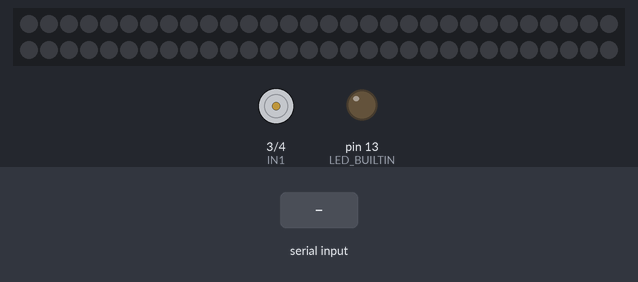
A sketch run on a simulated Arduino Uno, built with avr-gcc and run on an emulated ATmega328P. Shown: 60 RGB LEDs in strip order, left to right, continuing on the next row, motor-driver pin pairs drawn as motors (green arrow = first pin HIGH = forward, orange = second pin HIGH = backward, longer = more drive), output pins drawn as LEDs (lit = HIGH). The test bench sets the inputs (shaded band). Dim RGB values are drawn brighter than linear; what the sketch prints to the serial monitor is not drawn.

Above: at 1.2 s.
1.3 s: "4" received over Serial
At 1.45 s:
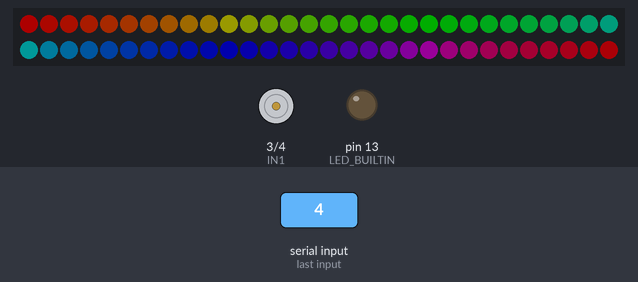
3.7 s: "1" received over Serial
At 4.8 s:
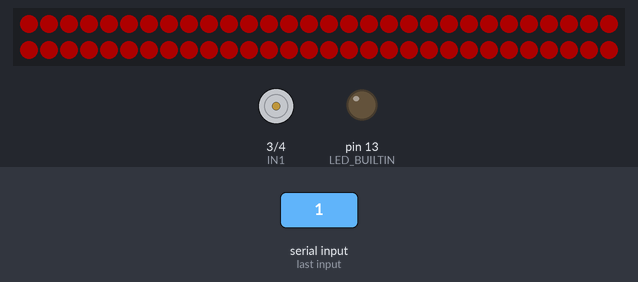
5.2 s: "2" received over Serial
At 5.5 s:
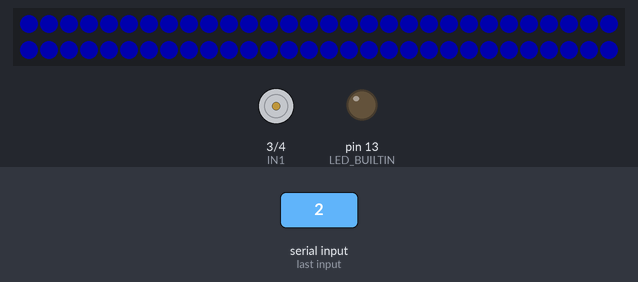
6.7 s: "3" received over Serial
At 7.8 s:
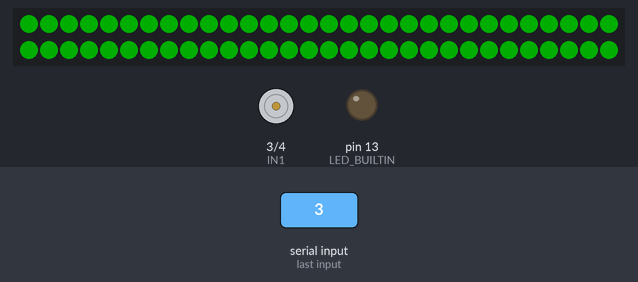
8.2 s: "8" received over Serial
At 8.9 s:
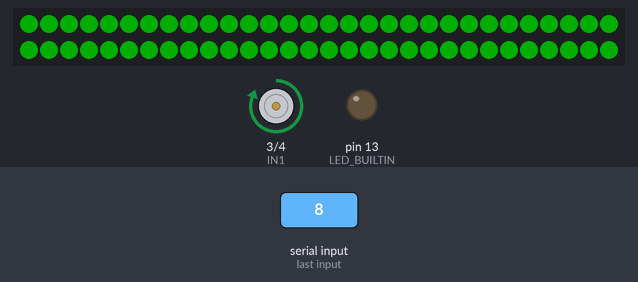
11.2 s: "9" received over Serial
At 13.5 s:
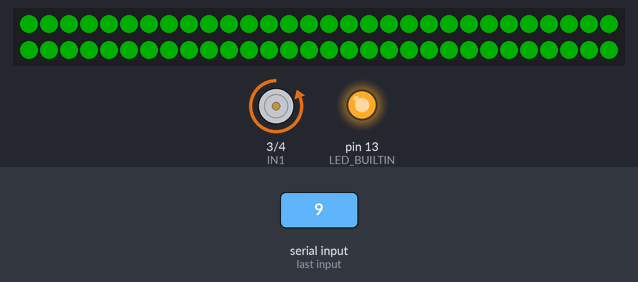
Timing chart, 0 to 15.2 s (numbered marks = the images above; inputs shaded):
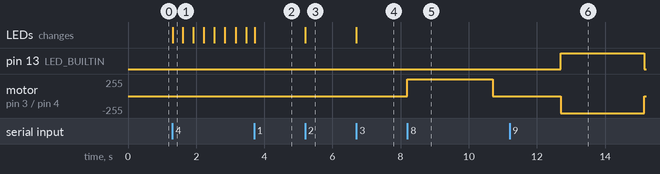

Measured:
- after the input at 1.3 s, the LEDs: change at once (image 1)
- after the input at 3.7 s, the LEDs: change at once (image 2)
- after the input at 5.2 s, the LEDs: change at once (image 3)
- after the input at 6.7 s, the LEDs: change at once (image 4)
- after the input at 8.2 s, motor on pin 3 (IN1) / pin 4 (IN2): stopped → forward 255/255 at once, → stopped 2.5 s later
- after the input at 11.2 s, pin 13 (LED_BUILTIN): LOW → HIGH after 1.5 s, → LOW 2.5 s later; motor on pin 3 (IN1) / pin 4 (IN2): stopped → backward 255/255 after 1.5 s, → stopped 2.5 s later

The sketch:

LED_Servo_control.ino
```cpp
/*Arduino Code
Arduino IDE 2.3.3

ライブラリ
Adafruit NeoPixel 1.12.3
*/


#include <Adafruit_NeoPixel.h>

// === LED制御設定 ===
#define LED_PIN 6          // NeoPixel接続ピン
#define NUM_PIXELS 60      // LEDの数
#define BRIGHTNESS 50      // 明るさ (0~255)

// === サーボ制御設定 ===
const int IN1 = 3;        // IN1ピンをD3に
const int IN2 = 4;        // IN2ピンをD4に

// === グローバル変数 ===
Adafruit_NeoPixel pixels(NUM_PIXELS, LED_PIN, NEO_GRB + NEO_KHZ800);
uint32_t currentColor = pixels.Color(0, 0, 0); // 現在の色（デフォルトは消灯）
bool isOpen = false;      // 現在の状態を追跡するフラグ（false: 閉、true: 開）
bool isRainbow = false;   // 虹色アニメーションのフラグ

void setup() {
  // シリアル通信の初期化
  Serial.begin(9600);

  // LEDピンの初期化
  pixels.begin();
  pixels.setBrightness(BRIGHTNESS);
  setAllPixels(currentColor); // 初期状態を適用

  // サーボピンの初期化
  pinMode(IN1, OUTPUT);
  pinMode(IN2, OUTPUT);
  pinMode(LED_BUILTIN, OUTPUT);
}

void loop() {
  if (Serial.available() > 0) {        // シリアル通信でデータが送られてきた場合
    char command = Serial.read();     // 1文字を読み取る

    // LED制御コマンド
    if (command == '1' || command == '2' || command == '3' || command == 'q' || command == '4') {
      changeColor(command);
    }
    // サーボ制御コマンド
    else if (command == '8') {
      if (!isOpen) {                  // 現在閉じている場合のみ実行
        Serial.println("『あける』動作を開始します。");
        open();
        isOpen = true;                // 状態を「開」に更新
      } else {
        Serial.println("すでに開いています。同じ操作は無効です。");
      }
    } else if (command == '9') {
      if (isOpen) {                   // 現在開いている場合のみ実行
        Serial.println("『とじる』動作を開始します。");
        close();
        isOpen = false;               // 状態を「閉」に更新
      } else {
        Serial.println("すでに閉じています。同じ操作は無効です。");
      }
    } else {
      Serial.println("無効な入力です。有効なコマンドを入力してください。");
    }
  }

  // 虹色アニメーションが有効な場合
  if (isRainbow) {
    showRainbowCycle(10); // 虹色アニメーションを実行
  }
}

// === LED制御関数 ===
void changeColor(char command) {
  // コマンドに応じた色を設定
  switch (command) {
    case '1':
      currentColor = pixels.Color(255, 0, 0); // 赤
      isRainbow = false;
      break;
    case '2':
      currentColor = pixels.Color(0, 0, 255); // 青
      isRainbow = false;
      break;
    case '3':
      currentColor = pixels.Color(0, 255, 0); // 緑
      isRainbow = false;
      break;
    case 'q':
      currentColor = pixels.Color(0, 0, 0); // 消灯
      isRainbow = false;
      break;
    case '4':
      isRainbow = true;  // 虹色アニメーションを有効化
      Serial.println("虹色アニメーションを開始します。");
      return;
    default:
      return; // 無効なコマンドの場合は何もしない
  }

  setAllPixels(currentColor); // 全LEDの色を更新
}

void setAllPixels(uint32_t color) {
  for (int i = 0; i < NUM_PIXELS; i++) {
    pixels.setPixelColor(i, color);
  }
  pixels.show();
}

// === サーボ制御関数 ===
void open() {
  digitalWrite(IN1, HIGH);
  digitalWrite(IN2, LOW);
  delay(2500);                        // 5.5秒動作

  digitalWrite(IN1, LOW);
  digitalWrite(IN2, LOW);
  delay(2000);                        // 停止状態で2秒待機
}

void close() {
  digitalWrite(LED_BUILTIN, HIGH);    // LEDを点灯
  digitalWrite(IN1, LOW);
  digitalWrite(IN2, HIGH);
  delay(2450);                        // 5.6秒動作

  digitalWrite(LED_BUILTIN, LOW);     // LEDを消灯
  digitalWrite(IN1, LOW);
  digitalWrite(IN2, LOW);
  delay(2000);                        // 停止状態で2秒待機
}

// === 虹色アニメーション関数 ===
void showRainbowCycle(int delayMs) {
  static uint16_t j = 0;  // アニメーションの進行状態
  for (int i = 0; i < NUM_PIXELS; i++) {
    uint32_t color = Wheel((i * 256 / NUM_PIXELS + j) & 255);
    pixels.setPixelColor(i, color);
  }
  pixels.show();
  j = (j + 1) & 255;  // 進行を更新
  delay(delayMs);
}

// === RGB値を取得するヘルパー関数 ===
uint32_t Wheel(byte WheelPos) {
  WheelPos = 255 - WheelPos;
  if (WheelPos < 85) {
    return pixels.Color(255 - WheelPos * 3, 0, WheelPos * 3);
  } else if (WheelPos < 170) {
    WheelPos -= 85;
    return pixels.Color(0, WheelPos * 3, 255 - WheelPos * 3);
  } else {
    WheelPos -= 170;
    return pixels.Color(WheelPos * 3, 255 - WheelPos * 3, 0);
  }
}
```
